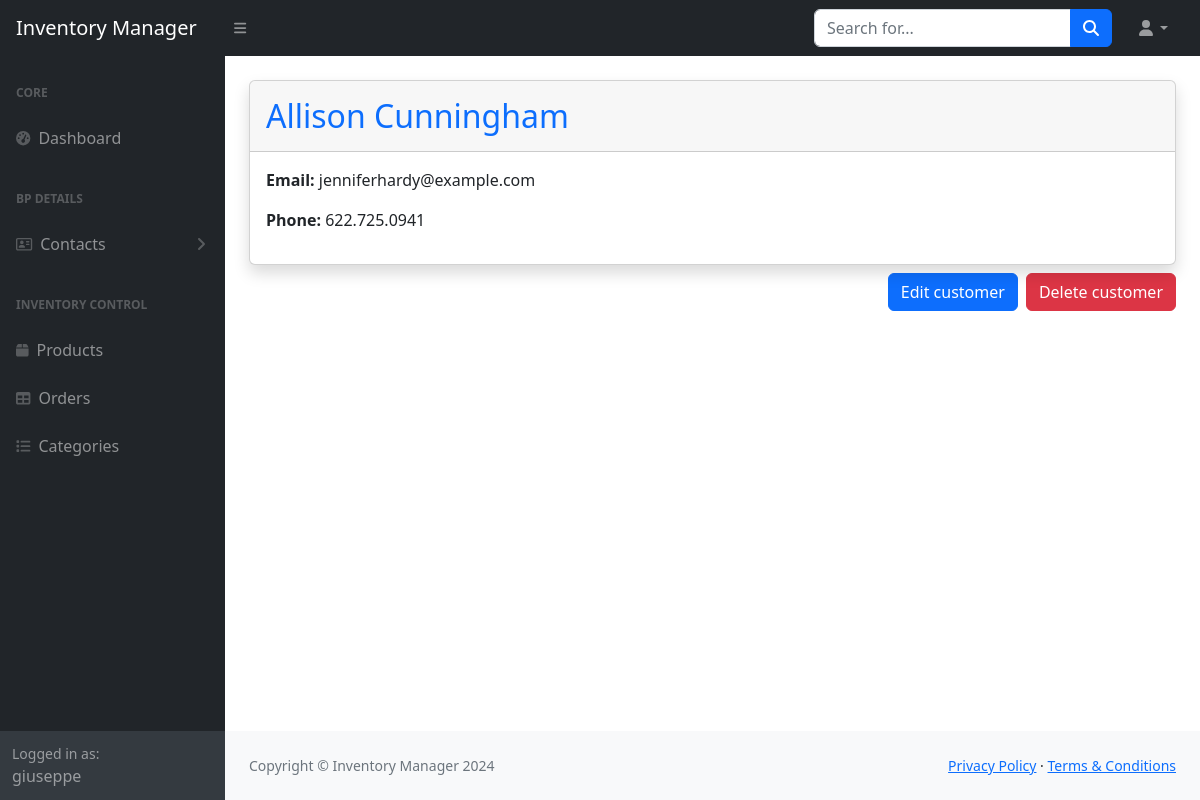
Before: /customer/4/ (signed in) with the older database file.
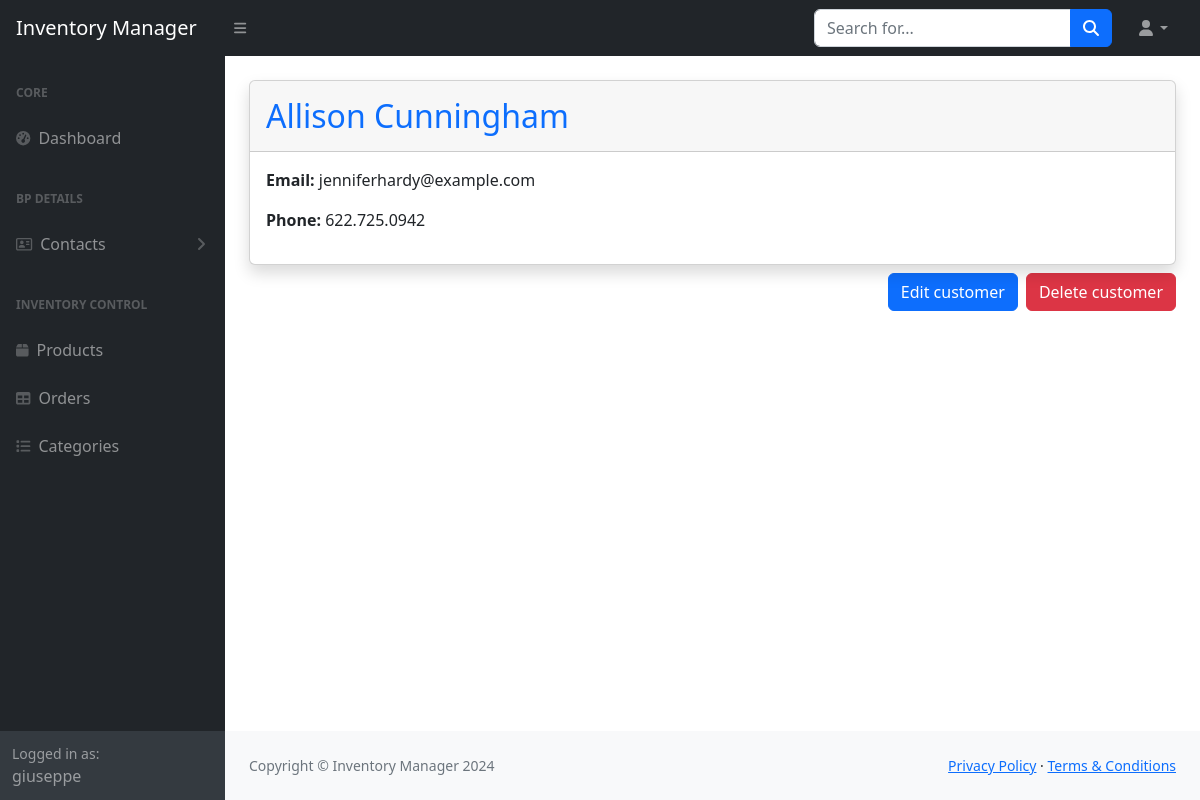
After: the same page with the newer database file.
### inventorymanager/models.py (models this page shows, shortened)
class Customer(models.Model):
    first_name = models.CharField(max_length=75, null = False)
    last_name = models.CharField(max_length=75, null = False)
    email = models.CharField(max_length=75)
    phone = models.CharField(max_length=15)

### inventorymanager/views.py (the view)
# urls.py: path('customer/<int:id>/', views.customer_detail, name='customer_detail'),
@login_required
def customer_detail(request, id):
    customer = get_object_or_404(Customer, id=id)
    return render(request, 'inventorymanager/customer_detail.html', {'customer': customer})

### inventorymanager/templates/inventorymanager/customer_detail.html (shortened to what this page needs)
{% extends "inventorymanager/layout.html" %}
{% block body %}
<div class="card shadow mt-4">
    <div class="card-header py-3">
        <h2 id="first_last_name_{{ customer.id }}" class="m-0 font-weight-bold text-primary">{{ customer.first_name }} {{ customer.last_name }}</h2>
    </div>
    <div class="card-body">
        <p id="customer_email_p{{ customer.id }}"><strong> Email: </strong>{{ customer.email }}</p>
        <p id="customer_phone_p{{ customer.id }}"><strong> Phone: </strong>{{ customer.phone }}</p>
    </div>
</div>
<div class="d-flex justify-content-end">
    <button type="button" class="btn btn-primary mt-2 me-2" data-bs-toggle="modal" data-bs-target="#modal_edit_customer_{{ customer.id }}">Edit customer</button>
    <button type="button" class="btn btn-danger mt-2" data-bs-toggle="modal" data-bs-target="#deleteCustomerModal">Delete customer</button>
</div>
{% endblock body %}

Changed rows visible on the page:
changed Customer "Allison": phone "622.725.0941" → "622.725.0942"
